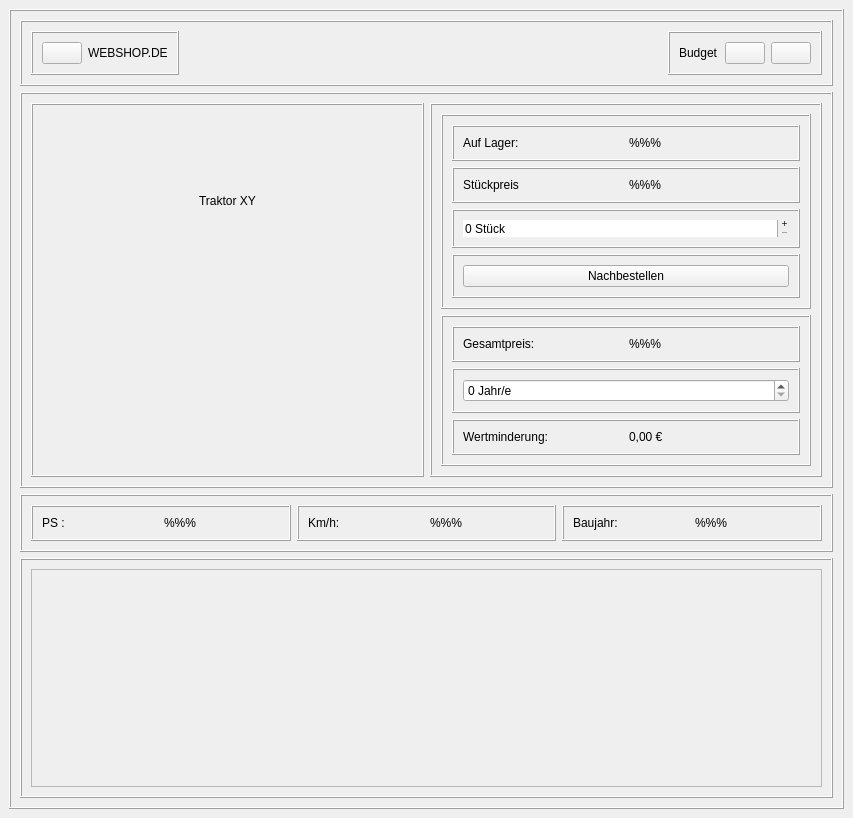
<?xml version="1.0" encoding="UTF-8"?>
<ui version="4.0">
 <class>MainWindow</class>
 <widget class="QMainWindow" name="MainWindow">
  <property name="geometry">
   <rect>
    <x>0</x>
    <y>0</y>
    <width>853</width>
    <height>818</height>
   </rect>
  </property>
  <property name="maximumSize">
   <size>
    <width>16777215</width>
    <height>16777215</height>
   </size>
  </property>
  <property name="windowTitle">
   <string>MainWindow</string>
  </property>
  <widget class="QWidget" name="centralwidget">
   <layout class="QVBoxLayout" name="verticalLayout">
    <item>
     <widget class="QFrame" name="main_frame">
      <property name="frameShape">
       <enum>QFrame::Box</enum>
      </property>
      <property name="frameShadow">
       <enum>QFrame::Raised</enum>
      </property>
      <layout class="QVBoxLayout" name="verticalLayout_2">
       <item>
        <widget class="QFrame" name="header_frame">
         <property name="frameShape">
          <enum>QFrame::Box</enum>
         </property>
         <property name="frameShadow">
          <enum>QFrame::Raised</enum>
         </property>
         <layout class="QHBoxLayout" name="horizontalLayout">
          <item alignment="Qt::AlignLeft|Qt::AlignTop">
           <widget class="QFrame" name="frame">
            <property name="frameShape">
             <enum>QFrame::Box</enum>
            </property>
            <property name="frameShadow">
             <enum>QFrame::Raised</enum>
            </property>
            <layout class="QHBoxLayout" name="horizontalLayout_3">
             <item>
              <widget class="QPushButton" name="home_Button">
               <property name="text">
                <string/>
               </property>
               <property name="icon">
                <iconset resource="resources/ressources.qrc">
                 <normaloff>:/Icons/icons/home.svg</normaloff>:/Icons/icons/home.svg</iconset>
               </property>
               <property name="iconSize">
                <size>
                 <width>32</width>
                 <height>32</height>
                </size>
               </property>
              </widget>
             </item>
             <item>
              <widget class="QLabel" name="web_label">
               <property name="frameShape">
                <enum>QFrame::NoFrame</enum>
               </property>
               <property name="frameShadow">
                <enum>QFrame::Plain</enum>
               </property>
               <property name="text">
                <string>WEBSHOP.DE</string>
               </property>
              </widget>
             </item>
            </layout>
           </widget>
          </item>
          <item alignment="Qt::AlignRight|Qt::AlignTop">
           <widget class="QFrame" name="frame_2">
            <property name="sizePolicy">
             <sizepolicy hsizetype="Preferred" vsizetype="Preferred">
              <horstretch>0</horstretch>
              <verstretch>0</verstretch>
             </sizepolicy>
            </property>
            <property name="frameShape">
             <enum>QFrame::Box</enum>
            </property>
            <property name="frameShadow">
             <enum>QFrame::Raised</enum>
            </property>
            <layout class="QHBoxLayout" name="horizontalLayout_2">
             <item>
              <widget class="QLabel" name="budget_label">
               <property name="inputMethodHints">
                <set>Qt::ImhNone</set>
               </property>
               <property name="text">
                <string>Budget</string>
               </property>
               <property name="textFormat">
                <enum>Qt::AutoText</enum>
               </property>
              </widget>
             </item>
             <item>
              <widget class="QPushButton" name="acc_Button">
               <property name="enabled">
                <bool>true</bool>
               </property>
               <property name="text">
                <string/>
               </property>
               <property name="icon">
                <iconset resource="resources/ressources.qrc">
                    <normaloff>:/Icons/icons/self.svg</normaloff>:/Icons/icons/self.svg
                </iconset>
               </property>
               <property name="iconSize">
                <size>
                 <width>32</width>
                 <height>32</height>
                </size>
               </property>
              </widget>
             </item>
             <item>
              <widget class="QPushButton" name="shopping_Button">
               <property name="sizePolicy">
                <sizepolicy hsizetype="Minimum" vsizetype="Fixed">
                 <horstretch>0</horstretch>
                 <verstretch>0</verstretch>
                </sizepolicy>
               </property>
               <property name="focusPolicy">
                <enum>Qt::StrongFocus</enum>
               </property>
               <property name="autoFillBackground">
                <bool>false</bool>
               </property>
               <property name="text">
                <string/>
               </property>
               <property name="icon">
                <iconset resource="resources/ressources.qrc">
                 <normaloff>:/Icons/icons/shopping-cart.svg</normaloff>:/Icons/icons/shopping-cart.svg</iconset>
               </property>
               <property name="iconSize">
                <size>
                 <width>32</width>
                 <height>32</height>
                </size>
               </property>
              </widget>
             </item>
            </layout>
           </widget>
          </item>
         </layout>
        </widget>
       </item>
       <item>
        <widget class="QFrame" name="content_frame">
         <property name="accessibleName">
          <string/>
         </property>
         <property name="accessibleDescription">
          <string/>
         </property>
         <property name="frameShape">
          <enum>QFrame::Box</enum>
         </property>
         <property name="frameShadow">
          <enum>QFrame::Raised</enum>
         </property>
         <layout class="QHBoxLayout" name="horizontalLayout_4">
          <item>
           <widget class="QFrame" name="frame_1">
            <property name="frameShape">
             <enum>QFrame::Box</enum>
            </property>
            <property name="frameShadow">
             <enum>QFrame::Raised</enum>
            </property>
            <layout class="QVBoxLayout" name="verticalLayout_3">
             <item alignment="Qt::AlignHCenter">
              <widget class="QLabel" name="name_label">
               <property name="text">
                <string>Traktor XY</string>
               </property>
              </widget>
             </item>
             <item alignment="Qt::AlignHCenter|Qt::AlignVCenter">
              <widget class="QLabel" name="picture">
               <property name="focusPolicy">
                <enum>Qt::NoFocus</enum>
               </property>
               <property name="text">
                <string/>
               </property>
               <property name="pixmap">
                <pixmap resource="resources/ressources.qrc">:/Traktoren/pictures/Traktoren/Claas_Axion_950.jpg</pixmap>
               </property>
               <property name="scaledContents">
                <bool>true</bool>
               </property>
              </widget>
             </item>
            </layout>
           </widget>
          </item>
          <item>
           <widget class="QFrame" name="frame_3">
            <property name="frameShape">
             <enum>QFrame::Box</enum>
            </property>
            <property name="frameShadow">
             <enum>QFrame::Raised</enum>
            </property>
            <layout class="QVBoxLayout" name="verticalLayout_4">
             <item>
              <widget class="QFrame" name="frame_5">
               <property name="frameShape">
                <enum>QFrame::Box</enum>
               </property>
               <property name="frameShadow">
                <enum>QFrame::Raised</enum>
               </property>
               <layout class="QVBoxLayout" name="verticalLayout_7">
                <item>
                 <widget class="QFrame" name="frame_4">
                  <property name="frameShape">
                   <enum>QFrame::Box</enum>
                  </property>
                  <property name="frameShadow">
                   <enum>QFrame::Raised</enum>
                  </property>
                  <layout class="QHBoxLayout" name="horizontalLayout_10">
                   <item>
                    <widget class="QLabel" name="bestand_label">
                     <property name="text">
                      <string>Auf Lager:</string>
                     </property>
                    </widget>
                   </item>
                   <item>
                    <widget class="QLabel" name="lager_status">
                     <property name="text">
                      <string>%%%</string>
                     </property>
                    </widget>
                   </item>
                  </layout>
                 </widget>
                </item>
                <item>
                 <widget class="QFrame" name="frame_11">
                  <property name="frameShape">
                   <enum>QFrame::Box</enum>
                  </property>
                  <property name="frameShadow">
                   <enum>QFrame::Raised</enum>
                  </property>
                  <layout class="QHBoxLayout" name="horizontalLayout_15">
                   <item>
                    <widget class="QLabel" name="label">
                     <property name="text">
                      <string>Stückpreis</string>
                     </property>
                    </widget>
                   </item>
                   <item>
                    <widget class="QLabel" name="preis_label_2">
                     <property name="text">
                      <string>%%%</string>
                     </property>
                    </widget>
                   </item>
                  </layout>
                 </widget>
                </item>
                <item>
                 <widget class="QFrame" name="frame_10">
                  <property name="frameShape">
                   <enum>QFrame::Box</enum>
                  </property>
                  <property name="frameShadow">
                   <enum>QFrame::Raised</enum>
                  </property>
                  <layout class="QHBoxLayout" name="horizontalLayout_14">
                   <item>
                    <widget class="QSpinBox" name="preis_spinBox">
                     <property name="frame">
                      <bool>false</bool>
                     </property>
                     <property name="alignment">
                      <set>Qt::AlignLeading|Qt::AlignLeft|Qt::AlignVCenter</set>
                     </property>
                     <property name="buttonSymbols">
                      <enum>QAbstractSpinBox::PlusMinus</enum>
                     </property>
                     <property name="accelerated">
                      <bool>false</bool>
                     </property>
                     <property name="suffix">
                      <string> Stück</string>
                     </property>
                     <property name="prefix">
                      <string/>
                     </property>
                    </widget>
                   </item>
                  </layout>
                 </widget>
                </item>
                <item>
                 <widget class="QFrame" name="frame_12">
                  <property name="frameShape">
                   <enum>QFrame::Box</enum>
                  </property>
                  <property name="frameShadow">
                   <enum>QFrame::Raised</enum>
                  </property>
                  <layout class="QVBoxLayout" name="verticalLayout_8">
                   <item>
                    <widget class="QPushButton" name="buy_Button">
                     <property name="text">
                      <string>Nachbestellen</string>
                     </property>
                    </widget>
                   </item>
                  </layout>
                 </widget>
                </item>
               </layout>
              </widget>
             </item>
             <item>
              <widget class="QFrame" name="frame_8">
               <property name="frameShape">
                <enum>QFrame::Box</enum>
               </property>
               <property name="frameShadow">
                <enum>QFrame::Raised</enum>
               </property>
               <layout class="QVBoxLayout" name="verticalLayout_6">
                <item>
                 <widget class="QFrame" name="frame_6">
                  <property name="frameShape">
                   <enum>QFrame::Box</enum>
                  </property>
                  <property name="frameShadow">
                   <enum>QFrame::Raised</enum>
                  </property>
                  <layout class="QHBoxLayout" name="horizontalLayout_6">
                   <item>
                    <widget class="QLabel" name="gesamt_label">
                     <property name="text">
                      <string>Gesamtpreis:</string>
                     </property>
                    </widget>
                   </item>
                   <item>
                    <widget class="QLabel" name="gesamt_status">
                     <property name="text">
                      <string>%%%</string>
                     </property>
                    </widget>
                   </item>
                  </layout>
                 </widget>
                </item>
                <item>
                 <widget class="QFrame" name="frame_7">
                  <property name="frameShape">
                   <enum>QFrame::Box</enum>
                  </property>
                  <property name="frameShadow">
                   <enum>QFrame::Raised</enum>
                  </property>
                  <layout class="QVBoxLayout" name="verticalLayout_5">
                   <item>
                    <widget class="QSpinBox" name="spinBox">
                     <property name="baseSize">
                      <size>
                       <width>3</width>
                       <height>0</height>
                      </size>
                     </property>
                     <property name="statusTip">
                      <string/>
                     </property>
                     <property name="accessibleName">
                      <string/>
                     </property>
                     <property name="accessibleDescription">
                      <string/>
                     </property>
                     <property name="wrapping">
                      <bool>false</bool>
                     </property>
                     <property name="specialValueText">
                      <string/>
                     </property>
                     <property name="suffix">
                      <string> Jahr/e</string>
                     </property>
                     <property name="prefix">
                      <string/>
                     </property>
                    </widget>
                   </item>
                  </layout>
                 </widget>
                </item>
                <item>
                 <widget class="QFrame" name="frame_9">
                  <property name="frameShape">
                   <enum>QFrame::Box</enum>
                  </property>
                  <property name="frameShadow">
                   <enum>QFrame::Raised</enum>
                  </property>
                  <layout class="QHBoxLayout" name="horizontalLayout_7">
                   <item>
                    <widget class="QLabel" name="wert_label">
                     <property name="text">
                      <string>Wertminderung:</string>
                     </property>
                    </widget>
                   </item>
                   <item>
                    <widget class="QLabel" name="wert_status">
                     <property name="text">
                      <string>0,00 €</string>
                     </property>
                    </widget>
                   </item>
                  </layout>
                 </widget>
                </item>
               </layout>
              </widget>
             </item>
            </layout>
           </widget>
          </item>
         </layout>
        </widget>
       </item>
       <item>
        <widget class="QFrame" name="frame_13">
         <property name="frameShape">
          <enum>QFrame::Box</enum>
         </property>
         <property name="frameShadow">
          <enum>QFrame::Raised</enum>
         </property>
         <layout class="QHBoxLayout" name="horizontalLayout_5">
          <item>
           <widget class="QFrame" name="frame_16">
            <property name="frameShape">
             <enum>QFrame::Box</enum>
            </property>
            <property name="frameShadow">
             <enum>QFrame::Raised</enum>
            </property>
            <layout class="QHBoxLayout" name="horizontalLayout_11">
             <item>
              <widget class="QLabel" name="ps_label">
               <property name="text">
                <string>PS : </string>
               </property>
              </widget>
             </item>
             <item>
              <widget class="QLabel" name="ps_status">
               <property name="text">
                <string>%%%</string>
               </property>
              </widget>
             </item>
            </layout>
           </widget>
          </item>
          <item>
           <widget class="QFrame" name="frame_15">
            <property name="frameShape">
             <enum>QFrame::Box</enum>
            </property>
            <property name="frameShadow">
             <enum>QFrame::Raised</enum>
            </property>
            <layout class="QHBoxLayout" name="horizontalLayout_12">
             <item>
              <widget class="QLabel" name="kmh_label">
               <property name="text">
                <string>Km/h:</string>
               </property>
              </widget>
             </item>
             <item>
              <widget class="QLabel" name="kmh_status">
               <property name="text">
                <string>%%%</string>
               </property>
              </widget>
             </item>
            </layout>
           </widget>
          </item>
          <item>
           <widget class="QFrame" name="frame_14">
            <property name="frameShape">
             <enum>QFrame::Box</enum>
            </property>
            <property name="frameShadow">
             <enum>QFrame::Raised</enum>
            </property>
            <layout class="QHBoxLayout" name="horizontalLayout_13">
             <item>
              <widget class="QLabel" name="baujahr_label">
               <property name="text">
                <string>Baujahr:</string>
               </property>
              </widget>
             </item>
             <item>
              <widget class="QLabel" name="baujahr_status">
               <property name="text">
                <string>%%%</string>
               </property>
              </widget>
             </item>
            </layout>
           </widget>
          </item>
         </layout>
        </widget>
       </item>
       <item>
        <widget class="QFrame" name="scroll_frame">
         <property name="frameShape">
          <enum>QFrame::Box</enum>
         </property>
         <property name="frameShadow">
          <enum>QFrame::Raised</enum>
         </property>
         <layout class="QHBoxLayout" name="horizontalLayout_8">
          <item>
           <widget class="QScrollArea" name="dyn_scrollarea">
            <property name="verticalScrollBarPolicy">
             <enum>Qt::ScrollBarAlwaysOff</enum>
            </property>
            <property name="horizontalScrollBarPolicy">
             <enum>Qt::ScrollBarAsNeeded</enum>
            </property>
            <property name="sizeAdjustPolicy">
             <enum>QAbstractScrollArea::AdjustToContents</enum>
            </property>
            <property name="widgetResizable">
             <bool>true</bool>
            </property>
            <widget class="QWidget" name="scrollAreaWidgetContents">
             <property name="geometry">
              <rect>
               <x>0</x>
               <y>0</y>
               <width>789</width>
               <height>201</height>
              </rect>
             </property>
             <layout class="QHBoxLayout" name="horizontalLayout_9"/>
            </widget>
           </widget>
          </item>
         </layout>
        </widget>
       </item>
      </layout>
     </widget>
    </item>
   </layout>
  </widget>
 </widget>
 <resources>
  <include location="resources/ressources.qrc"/>
 </resources>
 <connections/>
</ui>
